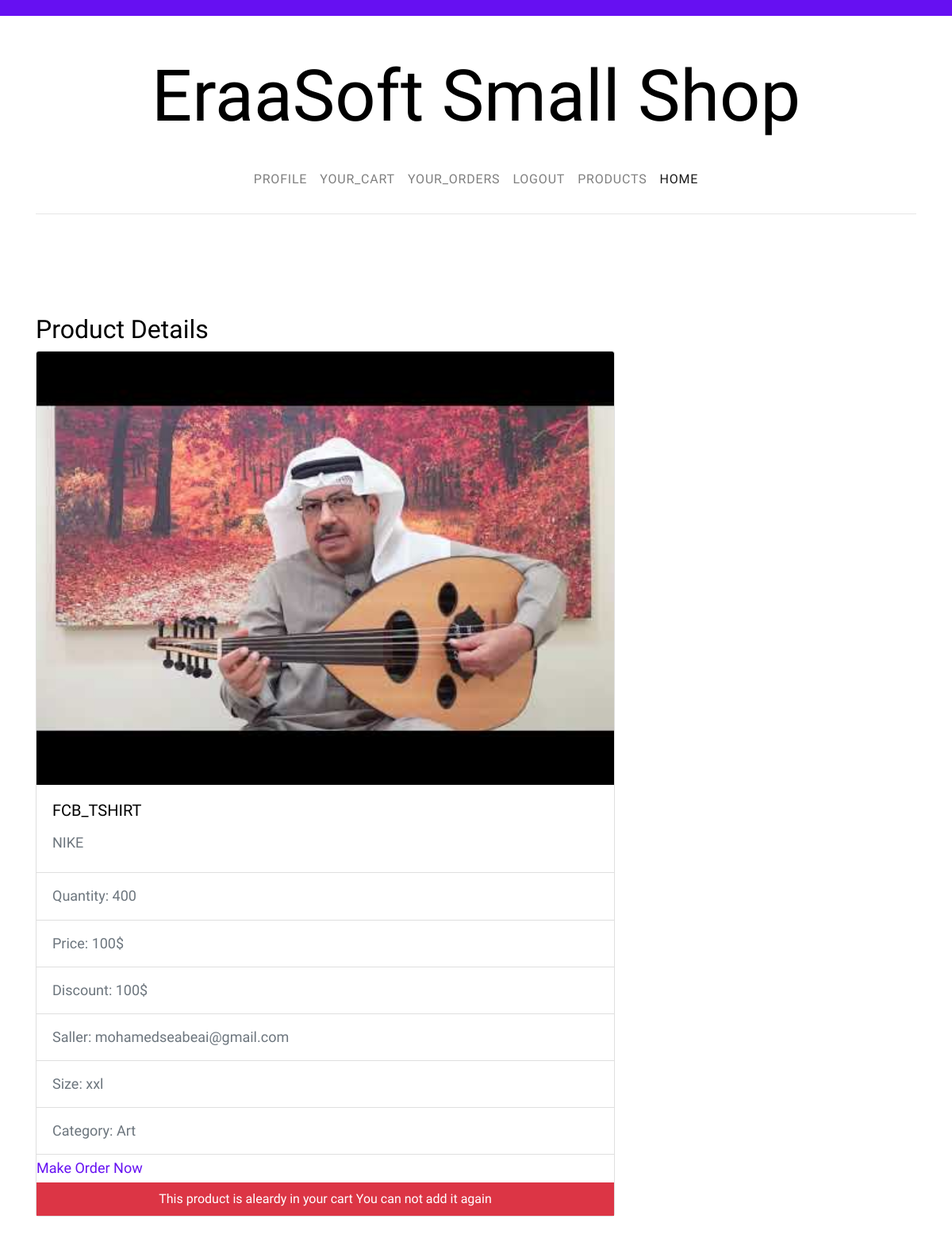
/product.php?product_id=17 (signed in), run on the app's committed database.
### tables this page shows
CREATE TABLE `products` (
  `id` int(11) NOT NULL,
  `prd_name` varchar(255) NOT NULL,
  `prd_quantity` varchar(50) NOT NULL,
  `prd_price` varchar(50) NOT NULL,
  `prd_brand_name` varchar(255) DEFAULT NULL,
  `prd_discount` varchar(50) DEFAULT NULL,
  `prd_size` enum('s','m','l','xl','xxl','xs') DEFAULT NULL,
  `prd_image` varchar(255) NOT NULL,
  `user_id` int(11) NOT NULL,
  `category_id` int(11) NOT NULL,
  `created_at` timestamp NOT NULL DEFAULT current_timestamp(),
  `update_at` datetime DEFAULT NULL
);

CREATE TABLE `users` (
  `id` int(11) NOT NULL,
  `username` varchar(255) DEFAULT NULL,
  `email` varchar(255) NOT NULL,
  `password` varchar(255) NOT NULL,
  `profile_img` varchar(255) DEFAULT NULL,
  `role` enum('admin','user') NOT NULL,
  `created_at` timestamp NOT NULL DEFAULT current_timestamp(),
  `update_at` datetime NOT NULL
);

CREATE TABLE `categories` (
  `id` int(11) NOT NULL,
  `cat_name` varchar(255) NOT NULL,
  `cat_description` varchar(255) DEFAULT NULL,
  `user_id` int(11) NOT NULL,
  `created_at` timestamp NOT NULL DEFAULT current_timestamp(),
  `update_at` datetime NOT NULL
);

### includes/classes/DBConnect.class.php (called while the page is built)
<?php
class DBConnect{
    private $dsn = 'mysql:host=localhost;dbname=pms';
    private $user = 'root';
    private $pass = '';
    private $options = array(
        PDO::ATTR_ERRMODE => PDO::ERRMODE_EXCEPTION,
        PDO::MYSQL_ATTR_INIT_COMMAND => 'SET NAMES utf8'
    );
    public function connect(){
        try{
            $db = new PDO($this->dsn, $this->user, $this->pass, $this->options);
            $db->setAttribute(PDO::ATTR_ERRMODE, PDO::ERRMODE_EXCEPTION);
            return $db;
        }
        catch(PDOException $e){
            echo 'not connecting' . $e->getMessage();
        }
    }
}

### includes/classes/Products.class.php (called while the page is built, shortened)
<?php
class Products extends DBConnect{
    public function selectDataWithJoin($col,$id){
        global $db;
        $query = "SELECT products.*,
        users.username,
        categories.cat_name
        FROM products
        INNER JOIN users
        ON products.user_id = users.id
        INNER JOIN categories
        ON categories.id = products.category_id
        WHERE products.$col = ?
        ORDER BY id DESC";
        $stmt  = $db->connect()->prepare($query);
        $stmt->execute([$id]);
        $count = $stmt->rowCount();
        $row   = $stmt->fetchAll(PDO::FETCH_ASSOC);
        $data = [
            'count' => $count,
            'row'   => $row
        ];
        return $data;
    }
}

### includes/classes/Session.class.php (called while the page is built, shortened)
<?php
class Session {
    public static function get($key){
        return $_SESSION[$key];
    }
}

### includes/classes/Cart.class.php (called while the page is built, shortened)
<?php
class Cart extends DBConnect{
    public function selectDataWithCondtion($user_id, $product_id){
        global $db;
        $q = "SELECT * FROM carts where user_id = ? And product_id = ?";
        $stmt = $db->connect()->prepare($q);
        $stmt->execute([ $user_id, $product_id ]);
        $count = $stmt->rowCount();
        $fetchedData   = $stmt->fetchAll(PDO::FETCH_ASSOC);
        if($count > 0){
            $data = $fetchedData[0];
        }else{
            $data = $fetchedData;
        }
        $userData = [
        'data' => $data,
        'count' => $count
        ];
        return $userData;
    }
}

### product.php (the view, shortened to what this page needs)
<?php
include 'includes/header.php';
if( (isset($_GET['product_id']) && is_numeric($_GET['product_id'])) ){
    $product_id = $_GET['product_id'];
}else{
    $validation->redirect('index.php');
}
?>
    <div class="wrap">
<?php include 'includes/navigation.php'; ?>
    <section class="site-section py-lg">
      <div class="container">
        <div class="row blog-entries element-animate">
          <div class="col-md-12 col-lg-8 main-content">
            <h2>Product Details</h2>
            <div class="row">
                <?php
                $count = $product->selectDataWithJoin('id',$product_id)['count'];
                    if($count > 0):
                      $row = $product->selectDataWithJoin('id',$product_id)['row'];
                      foreach($row as $data):
                    ?>
                  <div class="col-md-12">
                    <div class="card" >
                    <img class="card-img-top" src="<?php echo 'admin/uploaded_imgs/' . $data['prd_image'] ?>" alt="Card image cap">
                    <div class="card-body">
                      <h5 class="card-title"><?php echo $data['prd_name']; ?></h5>
                      <p class="card-text"><?php echo $data['prd_brand_name']; ?></p>
                    </div>
                    <ul class="list-group list-group-flush">
                      <li class="list-group-item">
                        Quantity: <?php echo $data['prd_quantity']; ?>
                      </li>
                      <li class="list-group-item">Price: <?php echo $data['prd_price']; ?></li>
                      <li class="list-group-item">Discount: <?php echo $data['prd_discount']; ?></li>
                      <li class="list-group-item">Saller: <?php echo $data['username']; ?></li>
                      <?php echo !empty($data['prd_size']) ?  '<li class="list-group-item">Size: ' .$data['prd_size'] . '</li>': '' ?>
                      <li class="list-group-item">Category: <?php echo $data['cat_name']; ?></li>
                    </ul>
                    <?php if($session->get('role_user')){?>
                      <a href="makeOrder.php?product_id=<?php echo $data['id']; ?>" class="card-link">Make Order Now</a>
                      <?php
                      $count = $cart->selectDataWithCondtion( $session->get('role_user_user_id') , $data['id'])['count'];
                      if( $count > 0){ ?>
                        <span class="btn btn-danger">This product is aleardy in your cart You can not add it again</span>
                      <?php }else{ ?>
                      <div class="card-body">
                        <a href="product.php?product_id=<?php echo $data['id']; ?>&user_id=<?php echo $_SESSION['role_user_user_id']; ?>" class="card-link">Add to Cart</a>
                      </div>
                      <?php } ?>
                    <?php }else{ ?>
                      <a href="login.php" class="card-link">Login to make order</a>
                    <?php }?>
                  </div>
                </div>
                <?php endforeach;  else: ?>
                      <div class="alert alert-danger">There is no Products</div>
                <?php endif; ?>
              </div>
        </div>
        </div>
      </div>
    </section>
  </div>
<?php include 'includes/footer.php'; ?>

### asset/css/style.css (style rules this page uses)
body { background: #ccc url("../images/photography.png") repeat; font-family: "Inconsolata", SFMono-Regular, Menlo, Monaco, Consolas, "Liberation Mono", "Courier New", monospace; font-weight: 300; font-size: 18px; line-height: 1.9; color: #6c757d; }
a { -webkit-transition: .3s all ease; -o-transition: .3s all ease; transition: .3s all ease; text-decoration: none; }
h1, h2, h3, h4, h5 { color: #000; font-family: "Josefin Sans", -apple-system, BlinkMacSystemFont, "Segoe UI", Roboto, "Helvetica Neue", Arial, sans-serif, "Apple Color Emoji", "Segoe UI Emoji", "Segoe UI Symbol", "Noto Color Emoji"; }
.wrap { max-width: 1250px; margin: 0 auto; background: #fff; -webkit-box-shadow: 0 0 40px 0 rgba(0, 0, 0, 0.1); box-shadow: 0 0 40px 0 rgba(0, 0, 0, 0.1); }
.site-section { padding: 7em 0; }
.btn, .form-control { outline: none; -webkit-box-shadow: none !important; box-shadow: none !important; border-radius: 0; }
.btn { -webkit-transition: .3s all ease; -o-transition: .3s all ease; transition: .3s all ease; padding: 8px 20px; }
.element-animate { opacity: 0; visibility: hidden; }

### data on the page
products: prd_image (picture), prd_name "FCB_TSHIRT", prd_brand_name "NIKE", prd_quantity "400", prd_price "100$", prd_discount "100$", user.username "mohamedseabeai@gmail.com", prd_size "xxl", category.cat_name "Art"
